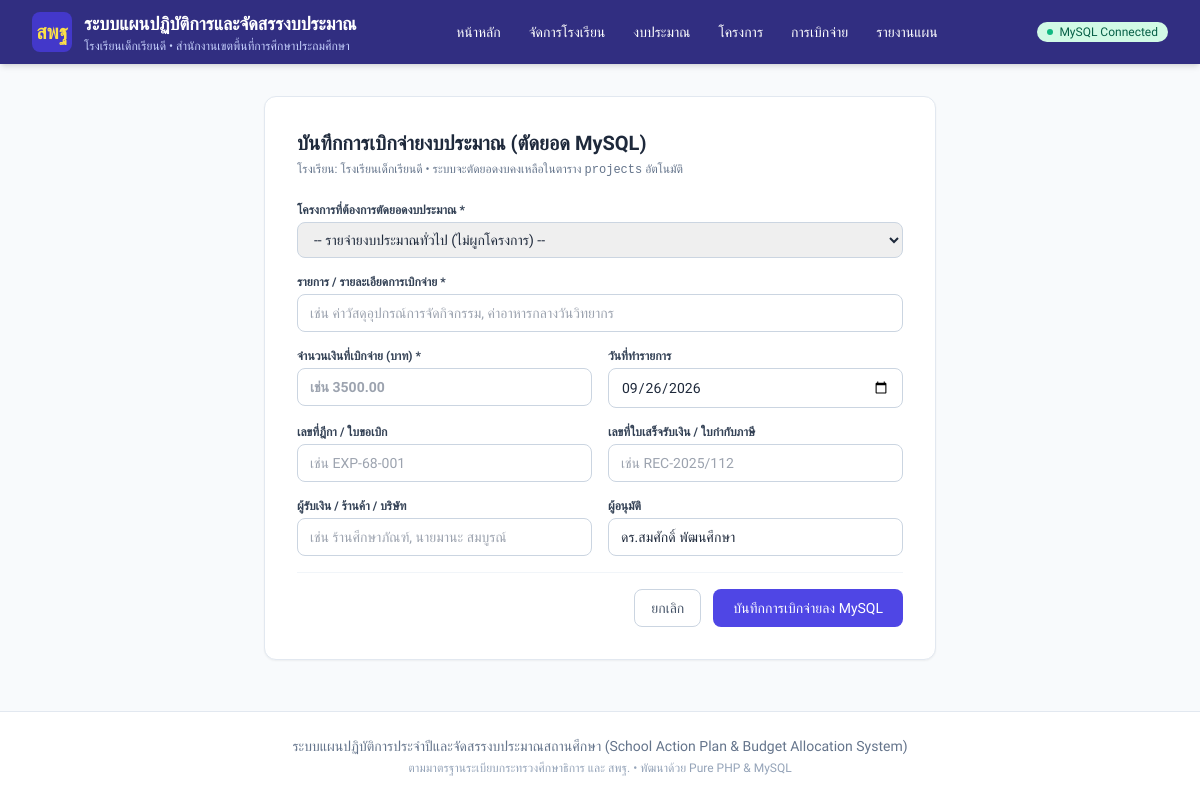
The app's page /php_app/transactions/create.php with its own data.
### tables this page shows
CREATE TABLE IF NOT EXISTS `schools` (
  `id` INT UNSIGNED NOT NULL AUTO_INCREMENT,
  `school_code` VARCHAR(20) NOT NULL COMMENT 'รหัสสถานศึกษา 10 หลัก',
  `smis_code` VARCHAR(8) NOT NULL COMMENT 'รหัสสมัคร SMIS 8 หลัก สำหรับเปิดใช้งาน',
  `is_active` TINYINT(1) NOT NULL DEFAULT 1 COMMENT 'สถานะ: 1=เปิดใช้งาน, 0=ปิด/ระงับการใช้งาน',
  `school_key` VARCHAR(50) NOT NULL COMMENT 'School ID / Tenant Key ป้องกันข้อมูลชนกัน',
  `admin_username` VARCHAR(50) NOT NULL DEFAULT 'admin' COMMENT 'ID ผู้ดูแลระบบของโรงเรียน',
  `admin_password_plain` VARCHAR(100) DEFAULT '123456' COMMENT 'รหัสผ่านเข้าใช้งานของโรงเรียน',
  `admin_password_hash` VARCHAR(255) DEFAULT NULL COMMENT 'รหัสผ่านแฮช',
  `name` VARCHAR(255) NOT NULL COMMENT 'ชื่อโรงเรียน',
  `address` VARCHAR(255) DEFAULT NULL COMMENT 'ที่อยู่ / หมู่บ้าน',
  `subdistrict` VARCHAR(100) DEFAULT NULL COMMENT 'ตำบล / แขวง',
  `district` VARCHAR(100) DEFAULT NULL COMMENT 'อำเภอ / เขต',
  `province` VARCHAR(100) DEFAULT NULL COMMENT 'จังหวัด',
  `zipcode` VARCHAR(10) DEFAULT NULL COMMENT 'รหัสไปรษณีย์',
  `affiliation` VARCHAR(255) DEFAULT 'สำนักงานคณะกรรมการการศึกษาขั้นพื้นฐาน (สพฐ.)' COMMENT 'สังกัด',
  `education_area` VARCHAR(255) DEFAULT NULL COMMENT 'เขตพื้นที่การศึกษา',
  `fiscal_year` INT UNSIGNED DEFAULT 2568 COMMENT 'ปีงบประมาณปัจจุบัน',
  `director_name` VARCHAR(150) DEFAULT NULL COMMENT 'ชื่อผู้อำนวยการ',
  `phone` VARCHAR(50) DEFAULT NULL COMMENT 'เบอร์โทรศัพท์',
  `email` VARCHAR(100) DEFAULT NULL COMMENT 'อีเมล',
  `student_count` INT UNSIGNED DEFAULT 0 COMMENT 'จำนวนนักเรียน',
  `project_count` INT UNSIGNED DEFAULT 0 COMMENT 'จำนวนโครงการ',
  `total_budget` DECIMAL(15,2) DEFAULT 0.00 COMMENT 'งบประมาณรวม',
  `logo_url` LONGTEXT DEFAULT NULL COMMENT 'โลโก้โรงเรียน (รองรับ base64 data url และ web url)',
  `notes` TEXT DEFAULT NULL COMMENT 'หมายเหตุ / บันทึกการเปิดใช้งาน',
  `created_at` TIMESTAMP DEFAULT CURRENT_TIMESTAMP,
  `updated_at` TIMESTAMP DEFAULT CURRENT_TIMESTAMP ON UPDATE CURRENT_TIMESTAMP,
  PRIMARY KEY (`id`),
  UNIQUE KEY `idx_school_code` (`school_code`),
  UNIQUE KEY `idx_smis_code` (`smis_code`),
  UNIQUE KEY `idx_school_key` (`school_key`)
);

### php_app/config/db.php (called while the page is built, shortened)
<?php
function getActiveSchool($pdo) {
    $activeId = $_SESSION['active_school_id'] ?? null;
    if ($activeId) {
        $stmt = $pdo->prepare("SELECT * FROM `schools` WHERE `id` = ? LIMIT 1");
        $stmt->execute([$activeId]);
        $school = $stmt->fetch();
        if ($school) return $school;
    }
    try {
        $stmt = $pdo->query("SELECT * FROM `schools` WHERE `is_active` = 1 ORDER BY `id` ASC LIMIT 1");
        $school = $stmt->fetch();
        if ($school) {
            return $school;
        }
    } catch (Exception $e) {}
    return [
        'id' => 1,
        'name' => 'โรงเรียนของคุณ (กรุณาเพิ่มโรงเรียน)',
        'director_name' => '',
        'province' => '',
        'education_area' => '',
    ];
}

### php_app/transactions/create.php (the view, shortened to what this page needs)
<?php
require_once __DIR__ . '/../config/db.php';
require_once __DIR__ . '/../includes/header.php';
?>
<div class="max-w-2xl mx-auto bg-white p-8 rounded-xl shadow-sm border border-slate-200">
    <div class="mb-6">
        <h1 class="text-xl font-bold text-slate-800">บันทึกการเบิกจ่ายงบประมาณ (ตัดยอด MySQL)</h1>
        <p class="text-xs text-slate-500 mt-1">
            โรงเรียน: <?= htmlspecialchars($activeSchool['name']) ?> • ระบบจะตัดยอดงบคงเหลือในตาราง <code>projects</code> อัตโนมัติ
        </p>
    </div>
    <form method="POST" class="space-y-4">
        <div>
            <label class="block text-xs font-semibold text-slate-700 uppercase mb-1">โครงการที่ต้องการตัดยอดงบประมาณ *</label>
            <select name="project_id" class="w-full px-3 py-2 border border-slate-300 rounded-lg text-sm focus:ring-2 focus:ring-indigo-500">
                <option value="0">-- รายจ่ายงบประมาณทั่วไป (ไม่ผูกโครงการ) --</option>
            </select>
        </div>
        <div>
            <label class="block text-xs font-semibold text-slate-700 uppercase mb-1">รายการ / รายละเอียดการเบิกจ่าย *</label>
            <input type="text" name="item_description" required placeholder="เช่น ค่าวัสดุอุปกรณ์การจัดกิจกรรม, ค่าอาหารกลางวันวิทยากร" class="w-full px-3 py-2 border border-slate-300 rounded-lg text-sm focus:ring-2 focus:ring-indigo-500">
        </div>
        <div class="grid grid-cols-1 sm:grid-cols-2 gap-4">
            <div>
                <label class="block text-xs font-semibold text-slate-700 uppercase mb-1">จำนวนเงินที่เบิกจ่าย (บาท) *</label>
                <input type="number" step="0.01" min="0.01" name="amount" required placeholder="เช่น 3500.00" class="w-full px-3 py-2 border border-slate-300 rounded-lg text-sm font-bold text-slate-800 focus:ring-2 focus:ring-indigo-500">
            </div>
            <div>
                <label class="block text-xs font-semibold text-slate-700 uppercase mb-1">วันที่ทำรายการ</label>
                <input type="date" name="transaction_date" value="<?= date('Y-m-d') ?>" class="w-full px-3 py-2 border border-slate-300 rounded-lg text-sm focus:ring-2 focus:ring-indigo-500">
            </div>
        </div>
        <div class="grid grid-cols-1 sm:grid-cols-2 gap-4">
            <div>
                <label class="block text-xs font-semibold text-slate-700 uppercase mb-1">เลขที่ฎีกา / ใบขอเบิก</label>
                <input type="text" name="doc_number" placeholder="เช่น EXP-68-001" class="w-full px-3 py-2 border border-slate-300 rounded-lg text-sm focus:ring-2 focus:ring-indigo-500">
            </div>
            <div>
                <label class="block text-xs font-semibold text-slate-700 uppercase mb-1">เลขที่ใบเสร็จรับเงิน / ใบกำกับภาษี</label>
                <input type="text" name="receipt_number" placeholder="เช่น REC-2025/112" class="w-full px-3 py-2 border border-slate-300 rounded-lg text-sm focus:ring-2 focus:ring-indigo-500">
            </div>
        </div>
        <div class="grid grid-cols-1 sm:grid-cols-2 gap-4">
            <div>
                <label class="block text-xs font-semibold text-slate-700 uppercase mb-1">ผู้รับเงิน / ร้านค้า / บริษัท</label>
                <input type="text" name="payee" placeholder="เช่น ร้านศึกษาภัณฑ์, นายมานะ สมบูรณ์" class="w-full px-3 py-2 border border-slate-300 rounded-lg text-sm focus:ring-2 focus:ring-indigo-500">
            </div>
            <div>
                <label class="block text-xs font-semibold text-slate-700 uppercase mb-1">ผู้อนุมัติ</label>
                <input type="text" name="approved_by" value="<?= htmlspecialchars($activeSchool['director_name'] ?: 'ผู้อำนวยการโรงเรียน') ?>" class="w-full px-3 py-2 border border-slate-300 rounded-lg text-sm focus:ring-2 focus:ring-indigo-500">
            </div>
        </div>
        <div class="flex justify-end space-x-3 pt-4 border-t border-slate-100">
            <a href="/php_app/transactions/index.php" class="px-4 py-2 border border-slate-300 text-slate-600 rounded-lg text-sm hover:bg-slate-50 transition">ยกเลิก</a>
            <button type="submit" class="px-5 py-2 bg-indigo-600 text-white rounded-lg text-sm font-medium hover:bg-indigo-700 transition">
                บันทึกการเบิกจ่ายลง MySQL
            </button>
        </div>
    </form>
</div>
<?php require_once __DIR__ . '/../includes/footer.php'; ?>

### php_app/includes/header.php (shortened to what this page needs)
<?php
if (!defined('APP_INIT')) {
    require_once __DIR__ . '/../config/db.php';
}
$pdo = getDbConnection();
$activeSchool = getActiveSchool($pdo);
?>
<!DOCTYPE html>
<html lang="th">
<head>
    <script src="https://cdn.tailwindcss.com"></script>
</head>
<body class="bg-slate-50 text-slate-800 min-h-screen flex flex-col">
    <header class="bg-indigo-900 text-white shadow-md no-print">
        <div class="max-w-7xl mx-auto px-4 sm:px-6 lg:px-8">
            <div class="flex items-center justify-between h-16">
                <div class="flex items-center space-x-3">
                    <div class="w-10 h-10 rounded-lg bg-indigo-700 flex items-center justify-center font-bold text-xl text-yellow-300">
                        สพฐ
                    </div>
                    <div>
                        <a href="/php_app/index.php" class="font-bold text-lg hover:text-yellow-200 transition">
                            ระบบแผนปฏิบัติการและจัดสรรงบประมาณ
                        </a>
                        <div class="text-xs text-indigo-200">
                            <?= htmlspecialchars($activeSchool['name'] ?? 'โรงเรียนของท่าน') ?>
                            <?php if (!empty($activeSchool['education_area'])): ?>
                                • <?= htmlspecialchars($activeSchool['education_area']) ?>
                            <?php endif; ?>
                        </div>
                    </div>
                </div>
                <nav class="hidden md:flex space-x-1">
                    <a href="/php_app/index.php" class="px-3 py-2 rounded-md text-sm font-medium hover:bg-indigo-800 transition">
                        หน้าหลัก
                    </a>
                    <a href="/php_app/schools/index.php" class="px-3 py-2 rounded-md text-sm font-medium hover:bg-indigo-800 transition">
                        จัดการโรงเรียน
                    </a>
                    <a href="/php_app/budget/index.php" class="px-3 py-2 rounded-md text-sm font-medium hover:bg-indigo-800 transition">
                        งบประมาณ
                    </a>
                    <a href="/php_app/projects/index.php" class="px-3 py-2 rounded-md text-sm font-medium hover:bg-indigo-800 transition">
                        โครงการ
                    </a>
                    <a href="/php_app/transactions/index.php" class="px-3 py-2 rounded-md text-sm font-medium hover:bg-indigo-800 transition">
                        การเบิกจ่าย
                    </a>
                    <a href="/php_app/reports/index.php" class="px-3 py-2 rounded-md text-sm font-medium hover:bg-indigo-800 transition">
                        รายงานแผน
                    </a>
                </nav>
                <div class="flex items-center space-x-2">
                    <?php if ($pdo): ?>
                        <span class="inline-flex items-center px-2.5 py-0.5 rounded-full text-xs font-medium bg-emerald-100 text-emerald-800">
                            <span class="w-1.5 h-1.5 mr-1.5 bg-emerald-500 rounded-full"></span>
                            MySQL Connected
                        </span>
                    <?php endif; ?>
                </div>
            </div>
        </div>
    </header>
    <main class="flex-grow max-w-7xl w-full mx-auto px-4 sm:px-6 lg:px-8 py-8">

### php_app/includes/header.php (style rules this page uses)
body { font-family: 'Sarabun', sans-serif; }

### records on screen
schools: name "โรงเรียนเด็กเรียนดี", education_area "สำนักงานเขตพื้นที่การศึกษาประถมศึกษา", approved_by "ดร.สมศักดิ์ พัฒนศึกษา"
